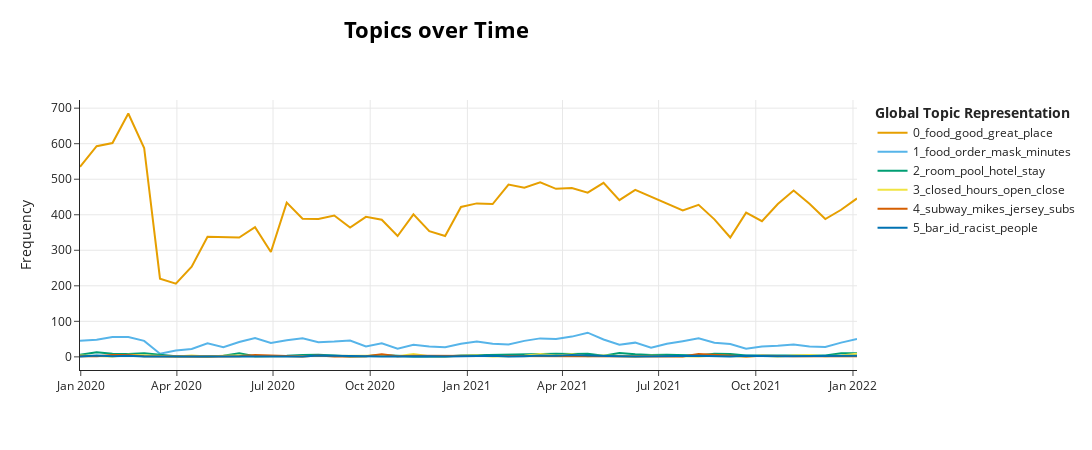

Write notebook code for a chart like this one.
### Markdown cell above
### Code Cell 10: Visualize the topic frequency of the top 6 topics over time with the entire dataset

### Code cell
if 'date' in df.columns:
    df['date'] = pd.to_datetime(df['date'])

    # Generate topics over time data with fewer bins
    topics_over_time = model.topics_over_time(df['text'], df['date'], nr_bins=50)

    # Visualize the top 6 topics over time
    model.visualize_topics_over_time(topics_over_time, top_n_topics=6)
from IPython.display import display
display(model.visualize_topics_over_time(topics_over_time, top_n_topics=6))

### Figure 1 — Plotly figure (JSON) as saved in the notebook; plotly's stock layout.template omitted (floating-point values rounded to 4 significant figures)
{"data": [{"hoverinfo": "text", "hovertext": ["<b>Topic 0</b><br>Words: food, good, place, great, service", "<b>Topic 0</b><br>Words: food, place, good, great, just", "<b>Topic 0</b><br>Words: good, place, food, great, service", "<b>Topic 0</b><br>Words: food, good, place, great, service", "<b>Topic 0</b><br>Words: food, great, good, place, service", "<b>Topic 0</b><br>Words: food, place, great, good, delicious", "<b>Topic 0</b><br>Words: food, great, good, place, pizza", "<b>Topic 0</b><br>Words: food, good, place, great, pizza", "<b>Topic 0</b><br>Words: food, place, good, great, pizza", "<b>Topic 0</b><br>Words: food, good, great, place, pizza", "<b>Topic 0</b><br>Words: food, place, good, great, tucson", "<b>Topic 0</b><br>Words: food, place, great, good, delicious", "<b>Topic 0</b><br>Words: food, place, good, great, delicious", "<b>Topic 0</b><br>Words: food, good, great, place, pizza", "<b>Topic 0</b><br>Words: good, food, great, place, best", "<b>Topic 0</b><br>Words: food, great, place, good, delicious", "<b>Topic 0</b><br>Words: food, good, great, place, service", "<b>Topic 0</b><br>Words: food, good, great, place, delicious", "<b>Topic 0</b><br>Words: food, great, good, place, best", "<b>Topic 0</b><br>Words: food, great, good, place, service", "<b>Topic 0</b><br>Words: food, great, place, good, delicious", "<b>Topic 0</b><br>Words: food, good, great, place, delicious", "<b>Topic 0</b><br>Words: food, great, good, place, delicious", "<b>Topic 0</b><br>Words: food, good, great, place, service", "<b>Topic 0</b><br>Words: food, great, good, place, service", "<b>Topic 0</b><br>Words: food, great, place, good, tucson", "<b>Topic 0</b><br>Words: food, great, place, good, delicious", "<b>Topic 0</b><br>Words: food, great, good, place, delicious", "<b>Topic 0</b><br>Words: food, good, great, place, delicious", "<b>Topic 0</b><br>Words: food, good, great, place, service", "<b>Topic 0</b><br>Words: food, good, great, place, service", "<b>Topic 0</b><br>Words: food, great, good, place, service", "<b>Topic 0</b><br>Words: food, good, great, place, tucson", "<b>Topic 0</b><br>Words: food, good, place, great, delicious", "<b>Topic 0</b><br>Words: food, good, great, place, service", "<b>Topic 0</b><br>Words: food, good, place, great, delicious", "<b>Topic 0</b><br>Words: food, great, good, place, tucson", "<b>Topic 0</b><br>Words: food, great, good, place, service", "<b>Topic 0</b><br>Words: food, great, good, place, service", "<b>Topic 0</b><br>Words: good, food, great, place, tucson", "<b>Topic 0</b><br>Words: food, good, great, place, service", "<b>Topic 0</b><br>Words: food, place, great, good, best", "<b>Topic 0</b><br>Words: food, good, great, place, service", "<b>Topic 0</b><br>Words: food, good, great, place, delicious", "<b>Topic 0</b><br>Words: food, good, place, great, delicious", "<b>Topic 0</b><br>Words: food, good, great, place, delicious", "<b>Topic 0</b><br>Words: food, great, good, place, tucson", "<b>Topic 0</b><br>Words: food, good, great, place, service", "<b>Topic 0</b><br>Words: food, good, great, place, service", "<b>Topic 0</b><br>Words: food, good, great, place, delicious"], "marker": {"color": "#E69F00"}, "mode": "lines", "name": "0_food_good_great_place", "type": "scatter", "x": ["2019-12-31T06:50:03.620000", "2020-01-16T00:43:11.600000", "2020-01-31T00:36:39.200000", "2020-02-15T00:30:06.800000", "2020-03-01T00:23:34.400000", "2020-03-16T00:17:02", "2020-03-31T00:10:29.600000", "2020-04-15T00:03:57.200000", "2020-04-29T23:57:24.800000", "2020-05-14T23:50:52.400000", "2020-05-29T23:44:20", "2020-06-13T23:37:47.600000", "2020-06-28T23:31:15.200000", "2020-07-13T23:24:42.800000", "2020-07-28T23:18:10.400000", "2020-08-12T23:11:38", "2020-08-27T23:05:05.600000", "2020-09-11T22:58:33.200000", "2020-09-26T22:52:00.800000", "2020-10-11T22:45:28.400000", "2020-10-26T22:38:56", "2020-11-10T22:32:23.600000", "2020-11-25T22:25:51.200000", "2020-12-10T22:19:18.800000", "2020-12-25T22:12:46.400000", "2021-01-09T22:06:14", "2021-01-24T21:59:41.600000", "2021-02-08T21:53:09.200000", "2021-02-23T21:46:36.800000", "2021-03-10T21:40:04.400000", "2021-03-25T21:33:32", "2021-04-09T21:26:59.600000", "2021-04-24T21:20:27.200000", "2021-05-09T21:13:54.800000", "2021-05-24T21:07:22.400000", "2021-06-08T21:00:50", "2021-06-23T20:54:17.600000", "2021-07-08T20:47:45.200000", "2021-07-23T20:41:12.800000", "2021-08-07T20:34:40.400000", "2021-08-22T20:28:08", "2021-09-06T20:21:35.600000", "2021-09-21T20:15:03.200000", "2021-10-06T20:08:30.800000", "2021-10-21T20:01:58.400000", "2021-11-05T19:55:26", "2021-11-20T19:48:53.600000", "2021-12-05T19:42:21.200000", "2021-12-20T19:35:48.800000", "2022-01-04T19:29:16.400000"], "y": [535, 593, 602, 685, 588, 220, 206, 254, 338, 336, 336, 365, 295, 434, 389, 388, 398, 364, 394, 386, 340, 401, 354, 340, 422, 432, 430, 485, 476, 491, 473, 475, 462, 490, 441, 470, 451, 432, 412, 428, 387, 336, 406, 382, 430, 468, 431, 388, 414, 446]}, {"hoverinfo": "text", "hovertext": ["<b>Topic 1</b><br>Words: food, minutes, asked, time, table", "<b>Topic 1</b><br>Words: service, food, table, time, order", "<b>Topic 1</b><br>Words: food, minutes, asked, told, service", "<b>Topic 1</b><br>Words: food, service, minutes, books, order", "<b>Topic 1</b><br>Words: minutes, order, food, service, time", "<b>Topic 1</b><br>Words: google, order, coffee, food, manager", "<b>Topic 1</b><br>Words: card, order, food, delivery, pandemic", "<b>Topic 1</b><br>Words: mask, customers, order, food, wearing", "<b>Topic 1</b><br>Words: mask, order, masks, food, wearing", "<b>Topic 1</b><br>Words: masks, said, asked, food, wearing", "<b>Topic 1</b><br>Words: masks, mask, order, food, wearing", "<b>Topic 1</b><br>Words: mask, masks, food, order, told", "<b>Topic 1</b><br>Words: mask, masks, wearing, order, food", "<b>Topic 1</b><br>Words: mask, food, order, timothy, covid", "<b>Topic 1</b><br>Words: mask, food, order, service, wearing", "<b>Topic 1</b><br>Words: food, mask, order, covid, time", "<b>Topic 1</b><br>Words: food, order, minutes, service, came", "<b>Topic 1</b><br>Words: mask, food, order, asked, minutes", "<b>Topic 1</b><br>Words: mask, food, service, covid, order", "<b>Topic 1</b><br>Words: mask, food, order, covid, said", "<b>Topic 1</b><br>Words: said, food, minutes, service, mask", "<b>Topic 1</b><br>Words: covid, food, order, mask, time", "<b>Topic 1</b><br>Words: food, mask, jumper, covid, claim", "<b>Topic 1</b><br>Words: food, covid, order, service, didnt", "<b>Topic 1</b><br>Words: food, order, mask, covid, service", "<b>Topic 1</b><br>Words: mask, food, minutes, service, order", "<b>Topic 1</b><br>Words: food, order, minutes, server, told", "<b>Topic 1</b><br>Words: order, card, minutes, food, service", "<b>Topic 1</b><br>Words: order, food, waitress, service, place", "<b>Topic 1</b><br>Words: order, service, said, food, minutes", "<b>Topic 1</b><br>Words: mask, said, food, minutes, order", "<b>Topic 1</b><br>Words: table, food, order, told, came", "<b>Topic 1</b><br>Words: food, mask, order, server, table", "<b>Topic 1</b><br>Words: food, order, mask, service, minutes", "<b>Topic 1</b><br>Words: order, food, said, manager, asked", "<b>Topic 1</b><br>Words: order, food, minutes, time, table", "<b>Topic 1</b><br>Words: food, napkins, certificate, minutes, order", "<b>Topic 1</b><br>Words: food, service, like, mask, minutes", "<b>Topic 1</b><br>Words: food, order, service, minutes, asked", "<b>Topic 1</b><br>Words: minutes, order, food, asked, service", "<b>Topic 1</b><br>Words: order, food, minutes, time, service", "<b>Topic 1</b><br>Words: order, food, minutes, said, table", "<b>Topic 1</b><br>Words: order, table, food, minutes, asked", "<b>Topic 1</b><br>Words: food, order, said, minutes, service", "<b>Topic 1</b><br>Words: said, food, didnt, order, people", "<b>Topic 1</b><br>Words: minutes, food, order, said, table", "<b>Topic 1</b><br>Words: food, table, told, mask, asked", "<b>Topic 1</b><br>Words: food, server, order, minutes, service", "<b>Topic 1</b><br>Words: food, mask, told, service, order", "<b>Topic 1</b><br>Words: mask, order, food, said, asked"], "marker": {"color": "#56B4E9"}, "mode": "lines", "name": "1_food_order_mask_minutes", "type": "scatter", "x": ["2019-12-31T06:50:03.620000", "2020-01-16T00:43:11.600000", "2020-01-31T00:36:39.200000", "2020-02-15T00:30:06.800000", "2020-03-01T00:23:34.400000", "2020-03-16T00:17:02", "2020-03-31T00:10:29.600000", "2020-04-15T00:03:57.200000", "2020-04-29T23:57:24.800000", "2020-05-14T23:50:52.400000", "2020-05-29T23:44:20", "2020-06-13T23:37:47.600000", "2020-06-28T23:31:15.200000", "2020-07-13T23:24:42.800000", "2020-07-28T23:18:10.400000", "2020-08-12T23:11:38", "2020-08-27T23:05:05.600000", "2020-09-11T22:58:33.200000", "2020-09-26T22:52:00.800000", "2020-10-11T22:45:28.400000", "2020-10-26T22:38:56", "2020-11-10T22:32:23.600000", "2020-11-25T22:25:51.200000", "2020-12-10T22:19:18.800000", "2020-12-25T22:12:46.400000", "2021-01-09T22:06:14", "2021-01-24T21:59:41.600000", "2021-02-08T21:53:09.200000", "2021-02-23T21:46:36.800000", "2021-03-10T21:40:04.400000", "2021-03-25T21:33:32", "2021-04-09T21:26:59.600000", "2021-04-24T21:20:27.200000", "2021-05-09T21:13:54.800000", "2021-05-24T21:07:22.400000", "2021-06-08T21:00:50", "2021-06-23T20:54:17.600000", "2021-07-08T20:47:45.200000", "2021-07-23T20:41:12.800000", "2021-08-07T20:34:40.400000", "2021-08-22T20:28:08", "2021-09-06T20:21:35.600000", "2021-09-21T20:15:03.200000", "2021-10-06T20:08:30.800000", "2021-10-21T20:01:58.400000", "2021-11-05T19:55:26", "2021-11-20T19:48:53.600000", "2021-12-05T19:42:21.200000", "2021-12-20T19:35:48.800000", "2022-01-04T19:29:16.400000"], "y": [45, 48, 56, 56, 45, 9, 18, 22, 38, 27, 42, 53, 39, 47, 52, 41, 43, 46, 29, 38, 23, 34, 29, 27, 37, 43, 37, 35, 45, 52, 50, 57, 68, 49, 34, 40, 26, 37, 44, 52, 40, 36, 23, 29, 31, 35, 29, 28, 40, 50]}, {"hoverinfo": "text", "hovertext": ["<b>Topic 2</b><br>Words: room, hotel, conference, pool, just", "<b>Topic 2</b><br>Words: room, motel, shower, hotel, stay", "<b>Topic 2</b><br>Words: omni, room, water, shower, stay", "<b>Topic 2</b><br>Words: casino, room, rooms, hotel, stay", "<b>Topic 2</b><br>Words: casino, room, pool, stay, hotel", "<b>Topic 2</b><br>Words: pillows, movie, room, movies, stay", "<b>Topic 2</b><br>Words: tickets, movie, really, divorced, drafthouse", "<b>Topic 2</b><br>Words: istanbul, windshield, consuming, feel, qt", "<b>Topic 2</b><br>Words: seating, reserve, movie, popcorn, meet", "<b>Topic 2</b><br>Words: spa, room, pool, cabana, husband", "<b>Topic 2</b><br>Words: room, hotel, blankets, resort, marriott", "<b>Topic 2</b><br>Words: pool, room, lobby, driveway, hotel", "<b>Topic 2</b><br>Words: pool, stay, carpetsdeep, shutters, renovate", "<b>Topic 2</b><br>Words: pool, roofs, caulking, 2yrs, parrilla", "<b>Topic 2</b><br>Words: room, resort, stay, hotel, night", "<b>Topic 2</b><br>Words: room, pool, stay, hotel, desk", "<b>Topic 2</b><br>Words: room, stay, pool, resort, hotel", "<b>Topic 2</b><br>Words: popcorn, movie, shirts, informed, roadhouse", "<b>Topic 2</b><br>Words: movie, tenet, saran, actors, bums", "<b>Topic 2</b><br>Words: roadhouse, tshirt, theater, theaters, popcorn", "<b>Topic 2</b><br>Words: room, open, useful, fitness, carpets", "<b>Topic 2</b><br>Words: hotel, luxurious, pool, item, security", "<b>Topic 2</b><br>Words: pennywise, deter, flan, speedway, signs", "<b>Topic 2</b><br>Words: machines, laundry, wifi, fixed, broken", "<b>Topic 2</b><br>Words: rooms, pool, room, carpets, area", "<b>Topic 2</b><br>Words: room, pool, wipes, stay, switches", "<b>Topic 2</b><br>Words: resort, casinos, casino, nature, hotel", "<b>Topic 2</b><br>Words: room, loews, stay, hotel, resort", "<b>Topic 2</b><br>Words: room, stay, dirty, pool, hotel", "<b>Topic 2</b><br>Words: room, pool, rooms, hotel, night", "<b>Topic 2</b><br>Words: room, stay, pool, roadhouse, hotel", "<b>Topic 2</b><br>Words: pool, room, hotel, bed, stayed", "<b>Topic 2</b><br>Words: room, hotel, casino, entrance, desk", "<b>Topic 2</b><br>Words: pool, spa, nail, girlfriends, desk", "<b>Topic 2</b><br>Words: pool, resort, theatre, room, towels", "<b>Topic 2</b><br>Words: security, room, casino, hotel, stay", "<b>Topic 2</b><br>Words: pool, hotel, room, rooms, stay", "<b>Topic 2</b><br>Words: pool, movie, hotel, resort, stay", "<b>Topic 2</b><br>Words: pool, hotel, room, casino, popcorn", "<b>Topic 2</b><br>Words: hotel, falling, lumped, placebathroom, dayshad", "<b>Topic 2</b><br>Words: hotel, room, rooms, pool, movie", "<b>Topic 2</b><br>Words: popcorn, pool, movie, rooms, room", "<b>Topic 2</b><br>Words: room, rooms, hotel, property, cars", "<b>Topic 2</b><br>Words: room, movie, roadhouse, seats, spa", "<b>Topic 2</b><br>Words: casino, pool, room, estrella, parking", "<b>Topic 2</b><br>Words: movie, popcorn, seats, rooms, room", "<b>Topic 2</b><br>Words: room, pumps, spa, property, pool", "<b>Topic 2</b><br>Words: room, hotel, bathroom, clean, stain", "<b>Topic 2</b><br>Words: room, movie, rooms, hotel, resort", "<b>Topic 2</b><br>Words: room, spa, resort, locker, hotel"], "marker": {"color": "#009E73"}, "mode": "lines", "name": "2_room_pool_hotel_stay", "type": "scatter", "x": ["2019-12-31T06:50:03.620000", "2020-01-16T00:43:11.600000", "2020-01-31T00:36:39.200000", "2020-02-15T00:30:06.800000", "2020-03-01T00:23:34.400000", "2020-03-16T00:17:02", "2020-03-31T00:10:29.600000", "2020-04-15T00:03:57.200000", "2020-04-29T23:57:24.800000", "2020-05-14T23:50:52.400000", "2020-05-29T23:44:20", "2020-06-13T23:37:47.600000", "2020-06-28T23:31:15.200000", "2020-07-13T23:24:42.800000", "2020-07-28T23:18:10.400000", "2020-08-12T23:11:38", "2020-08-27T23:05:05.600000", "2020-09-11T22:58:33.200000", "2020-09-26T22:52:00.800000", "2020-10-11T22:45:28.400000", "2020-10-26T22:38:56", "2020-11-10T22:32:23.600000", "2020-11-25T22:25:51.200000", "2020-12-10T22:19:18.800000", "2020-12-25T22:12:46.400000", "2021-01-09T22:06:14", "2021-01-24T21:59:41.600000", "2021-02-08T21:53:09.200000", "2021-02-23T21:46:36.800000", "2021-03-10T21:40:04.400000", "2021-03-25T21:33:32", "2021-04-09T21:26:59.600000", "2021-04-24T21:20:27.200000", "2021-05-09T21:13:54.800000", "2021-05-24T21:07:22.400000", "2021-06-08T21:00:50", "2021-06-23T20:54:17.600000", "2021-07-08T20:47:45.200000", "2021-07-23T20:41:12.800000", "2021-08-07T20:34:40.400000", "2021-08-22T20:28:08", "2021-09-06T20:21:35.600000", "2021-09-21T20:15:03.200000", "2021-10-06T20:08:30.800000", "2021-10-21T20:01:58.400000", "2021-11-05T19:55:26", "2021-11-20T19:48:53.600000", "2021-12-05T19:42:21.200000", "2021-12-20T19:35:48.800000", "2022-01-04T19:29:16.400000"], "y": [6, 13, 9, 8, 10, 5, 2, 2, 1, 3, 10, 2, 2, 3, 5, 6, 4, 1, 2, 5, 3, 1, 2, 1, 4, 5, 4, 7, 8, 9, 9, 8, 9, 3, 11, 7, 5, 6, 4, 4, 9, 8, 4, 4, 6, 4, 6, 4, 10, 10]}, {"hoverinfo": "text", "hovertext": ["<b>Topic 3</b><br>Words: hours, closed, open, doorbell, door", "<b>Topic 3</b><br>Words: hours, says, closed, gifiggiiggigiigdyufjgi, 12pmto", "<b>Topic 3</b><br>Words: lease, fenced, bummer, posted, closed", "<b>Topic 3</b><br>Words: close, door, closed, hours, open", "<b>Topic 3</b><br>Words: closing, close, closed, hours, open", "<b>Topic 3</b><br>Words: 1111, implied, open, website, bait", "<b>Topic 3</b><br>Words: closed, pm, hours, open, va", "<b>Topic 3</b><br>Words: ladies, 8am, kudos, wanna, yall", "<b>Topic 3</b><br>Words: open, mall, closed, door, stores", "<b>Topic 3</b><br>Words: closed, close, says, signage, 20", "<b>Topic 3</b><br>Words: closed, driveway, renovations, disconnected, permanently", "<b>Topic 3</b><br>Words: closed, temporarily, holiday, says, website", "<b>Topic 3</b><br>Words: idc, backhalf, ticketsstaff, goings, attendance", "<b>Topic 3</b><br>Words: closed, hours, smoke, break, shirt", "<b>Topic 3</b><br>Words: line, open, closed, employees, fast", "<b>Topic 3</b><br>Words: closed, falll, open, redo, shut", "<b>Topic 3</b><br>Words: closed, hours, 11, says, lobby", "<b>Topic 3</b><br>Words: closed, 1pm, told, know, pm", "<b>Topic 3</b><br>Words: yall, closed, location, trespassing, twisted", "<b>Topic 3</b><br>Words: door, closed, 928pm, goggles, sarcasm", "<b>Topic 3</b><br>Words: closed, hours, veterans, sign, open", "<b>Topic 3</b><br>Words: crates, blocked, locked, ignore, hours", "<b>Topic 3</b><br>Words: 403pm, customer, car, oxtails, closed", "<b>Topic 3</b><br>Words: neon, permanently, closed, 101, irritated", "<b>Topic 3</b><br>Words: 24, hours, reboot, inexcusable, going", "<b>Topic 3</b><br>Words: losing, 1520, offering, takes, open", "<b>Topic 3</b><br>Words: closed, 1000, pm, closes, business", "<b>Topic 3</b><br>Words: 222pm, 11pm, closes, open, closing", "<b>Topic 3</b><br>Words: closed, drive, open, closing, window", "<b>Topic 3</b><br>Words: slowest, unlock, pronto, 1040, contributing", "<b>Topic 3</b><br>Words: hours, open, closed, incorrect, announced", "<b>Topic 3</b><br>Words: closed, hours, midnight, open, 830", "<b>Topic 3</b><br>Words: closed, open, 854pm, hours, door", "<b>Topic 3</b><br>Words: hours, rebooting, said, oclock, closed", "<b>Topic 3</b><br>Words: 825pm, curt, 9pm, eager, hours", "<b>Topic 3</b><br>Words: hours, closed, noon, close, 1115pm", "<b>Topic 3</b><br>Words: closed, pm, open, says, 904pm", "<b>Topic 3</b><br>Words: closed, open, noon, tomorrow, honest", "<b>Topic 3</b><br>Words: closed, website, 823, 82, notified", "<b>Topic 3</b><br>Words: closing, hours, open, closed, doors", "<b>Topic 3</b><br>Words: dt, online, midnight, closed, anchovies", "<b>Topic 3</b><br>Words: drive, longgggggg, slowest, people, gentleman", "<b>Topic 3</b><br>Words: hours, closed, open, window, apparently", "<b>Topic 3</b><br>Words: 800, serverhostess, 745am, open, minuets", "<b>Topic 3</b><br>Words: 112pm, closed, hours, veterans, military", "<b>Topic 3</b><br>Words: hours, closed, open, update, apple", "<b>Topic 3</b><br>Words: closed, operation, stacked, 400, reopen", "<b>Topic 3</b><br>Words: closed, open, hours, close, closing", "<b>Topic 3</b><br>Words: closed, hours, open, business, sign"], "marker": {"color": "#F0E442"}, "mode": "lines", "name": "3_closed_hours_open_close", "type": "scatter", "x": ["2019-12-31T06:50:03.620000", "2020-01-16T00:43:11.600000", "2020-01-31T00:36:39.200000", "2020-02-15T00:30:06.800000", "2020-03-01T00:23:34.400000", "2020-03-31T00:10:29.600000", "2020-04-15T00:03:57.200000", "2020-04-29T23:57:24.800000", "2020-05-14T23:50:52.400000", "2020-05-29T23:44:20", "2020-06-13T23:37:47.600000", "2020-06-28T23:31:15.200000", "2020-07-13T23:24:42.800000", "2020-07-28T23:18:10.400000", "2020-08-12T23:11:38", "2020-08-27T23:05:05.600000", "2020-09-11T22:58:33.200000", "2020-09-26T22:52:00.800000", "2020-10-11T22:45:28.400000", "2020-10-26T22:38:56", "2020-11-10T22:32:23.600000", "2020-11-25T22:25:51.200000", "2020-12-10T22:19:18.800000", "2020-12-25T22:12:46.400000", "2021-01-09T22:06:14", "2021-01-24T21:59:41.600000", "2021-02-08T21:53:09.200000", "2021-02-23T21:46:36.800000", "2021-03-10T21:40:04.400000", "2021-03-25T21:33:32", "2021-04-09T21:26:59.600000", "2021-04-24T21:20:27.200000", "2021-05-09T21:13:54.800000", "2021-05-24T21:07:22.400000", "2021-06-08T21:00:50", "2021-06-23T20:54:17.600000", "2021-07-08T20:47:45.200000", "2021-07-23T20:41:12.800000", "2021-08-07T20:34:40.400000", "2021-08-22T20:28:08", "2021-09-06T20:21:35.600000", "2021-09-21T20:15:03.200000", "2021-10-06T20:08:30.800000", "2021-10-21T20:01:58.400000", "2021-11-05T19:55:26", "2021-11-20T19:48:53.600000", "2021-12-05T19:42:21.200000", "2021-12-20T19:35:48.800000", "2022-01-04T19:29:16.400000"], "y": [4, 3, 1, 6, 5, 1, 4, 1, 3, 4, 2, 2, 1, 2, 2, 2, 3, 3, 4, 2, 8, 2, 2, 2, 4, 1, 3, 3, 8, 4, 7, 2, 4, 3, 1, 3, 3, 3, 1, 4, 3, 1, 3, 1, 4, 5, 2, 4, 9]}, {"hoverinfo": "text", "hovertext": ["<b>Topic 4</b><br>Words: subway, sandwich, fastquickgood, line, fast", "<b>Topic 4</b><br>Words: jersey, mikes, subway, grubhub, ikes", "<b>Topic 4</b><br>Words: subway, mikes, jersey, elderly, lady", "<b>Topic 4</b><br>Words: subway, sandwich, subs, mikes, jersey", "<b>Topic 4</b><br>Words: stats, subway, mikes, jersey, nicer", "<b>Topic 4</b><br>Words: arron, subway, vehicle, fav, lobby", "<b>Topic 4</b><br>Words: theyreokay, freshes, gotten, subway, conveniently", "<b>Topic 4</b><br>Words: subway, consistentlettuce, wifethen, debditto, fifteenplus", "<b>Topic 4</b><br>Words: subs, tipping, making, subway, sub", "<b>Topic 4</b><br>Words: mikes, jersey, subway, pita, subs", "<b>Topic 4</b><br>Words: mikes, opened, jersey, changes, visits", "<b>Topic 4</b><br>Words: subway, postal, bmt, sandwich, umbrellas", "<b>Topic 4</b><br>Words: subway, mikes, jersey, maureen, sub", "<b>Topic 4</b><br>Words: mikes, jersey, beforebut, timethe, jeep", "<b>Topic 4</b><br>Words: premium, mikes, jersey, quality, fallen", "<b>Topic 4</b><br>Words: subway, mikes, jersey, subs, marriotts", "<b>Topic 4</b><br>Words: subway, mikes, jersey, subs, sub", "<b>Topic 4</b><br>Words: mikes, jersey, subway, rung, tent", "<b>Topic 4</b><br>Words: subway, mikes, jersey, bag, plastic", "<b>Topic 4</b><br>Words: subs, subway, sub, mikes, jersey", "<b>Topic 4</b><br>Words: greatfresh, mikes, jersey, subs, bread", "<b>Topic 4</b><br>Words: mikes, jersey, regardless, renders, muzzle", "<b>Topic 4</b><br>Words: subway, mikes, jersey, margo, jennifer", "<b>Topic 4</b><br>Words: wanted, 1140am, subway, feb, frustrated", "<b>Topic 4</b><br>Words: firehouse, subs, mikes, jersey, colddirectly", "<b>Topic 4</b><br>Words: subway, pulled, subs, supervision, firehouse", "<b>Topic 4</b><br>Words: mikes, jersey, location, high, trade", "<b>Topic 4</b><br>Words: subway, morning, early, printed, location", "<b>Topic 4</b><br>Words: jersey, mikes, subs, native, feels", "<b>Topic 4</b><br>Words: subs, michaels, mikes, jersey, war", "<b>Topic 4</b><br>Words: mikes, subs, jersey, sub, southwest", "<b>Topic 4</b><br>Words: softball, tournament, sandwich, mikes, jersey", "<b>Topic 4</b><br>Words: subway, mikes, jersey, alyssa, subs", "<b>Topic 4</b><br>Words: subway, mask, employees, load, puts", "<b>Topic 4</b><br>Words: subway, subs, subways, store, cleanest", "<b>Topic 4</b><br>Words: mikes, subway, jersey, nate, subs", "<b>Topic 4</b><br>Words: subway, parasitic, personalitys, marshal, sahurita", "<b>Topic 4</b><br>Words: sub, subs, subway, bacon, mayo", "<b>Topic 4</b><br>Words: subway, employees, evenly, applied, discounts", "<b>Topic 4</b><br>Words: mikes, jersey, subway, subs, sub"], "marker": {"color": "#D55E00"}, "mode": "lines", "name": "4_subway_mikes_jersey_subs", "type": "scatter", "x": ["2019-12-31T06:50:03.620000", "2020-01-16T00:43:11.600000", "2020-01-31T00:36:39.200000", "2020-02-15T00:30:06.800000", "2020-03-01T00:23:34.400000", "2020-03-16T00:17:02", "2020-04-15T00:03:57.200000", "2020-04-29T23:57:24.800000", "2020-05-29T23:44:20", "2020-06-13T23:37:47.600000", "2020-07-13T23:24:42.800000", "2020-07-28T23:18:10.400000", "2020-08-12T23:11:38", "2020-08-27T23:05:05.600000", "2020-09-11T22:58:33.200000", "2020-09-26T22:52:00.800000", "2020-10-11T22:45:28.400000", "2020-10-26T22:38:56", "2020-11-10T22:32:23.600000", "2020-12-10T22:19:18.800000", "2020-12-25T22:12:46.400000", "2021-01-09T22:06:14", "2021-01-24T21:59:41.600000", "2021-02-08T21:53:09.200000", "2021-02-23T21:46:36.800000", "2021-04-24T21:20:27.200000", "2021-05-09T21:13:54.800000", "2021-05-24T21:07:22.400000", "2021-06-08T21:00:50", "2021-06-23T20:54:17.600000", "2021-07-08T20:47:45.200000", "2021-07-23T20:41:12.800000", "2021-08-07T20:34:40.400000", "2021-09-06T20:21:35.600000", "2021-09-21T20:15:03.200000", "2021-10-06T20:08:30.800000", "2021-10-21T20:01:58.400000", "2021-11-05T19:55:26", "2021-12-20T19:35:48.800000", "2022-01-04T19:29:16.400000"], "y": [2, 2, 5, 5, 2, 1, 1, 1, 2, 5, 1, 1, 4, 1, 1, 2, 7, 2, 3, 3, 1, 1, 2, 1, 1, 1, 1, 1, 1, 2, 3, 1, 8, 2, 1, 3, 2, 2, 2, 2]}, {"hoverinfo": "text", "hovertext": ["<b>Topic 5</b><br>Words: bar, standing, 15, 65, served", "<b>Topic 5</b><br>Words: bar, female, 116, 56, bartenders", "<b>Topic 5</b><br>Words: elderly, obvious, 201, redhaired, cappuccinos", "<b>Topic 5</b><br>Words: fake, quiet, 21620, buy, id", "<b>Topic 5</b><br>Words: brother, iif, nancy, snatched, judged", "<b>Topic 5</b><br>Words: manger, messengerpapper, happend, dillon, lobsters", "<b>Topic 5</b><br>Words: verify, business, order, brewerytap, confusedobviously", "<b>Topic 5</b><br>Words: racist, girls, sister, white, outside", "<b>Topic 5</b><br>Words: accent, unfair, repeating, racist, poorly", "<b>Topic 5</b><br>Words: bartender, cluster, bar, couple, 330", "<b>Topic 5</b><br>Words: marvin, gay, newsflash, muslims, people", "<b>Topic 5</b><br>Words: emily, alex, theyll, feel, prevalent", "<b>Topic 5</b><br>Words: bar, barros, family, tipping, bartender", "<b>Topic 5</b><br>Words: bar, youre, thats, like, fancy", "<b>Topic 5</b><br>Words: rude, refused, tpd, carded, id", "<b>Topic 5</b><br>Words: ids, friends, crowd, situation, menus", "<b>Topic 5</b><br>Words: people, inside, rule, witnessed, member", "<b>Topic 5</b><br>Words: id, ids, andrew, teachers, treated", "<b>Topic 5</b><br>Words: guard, security, girl, bar, racism", "<b>Topic 5</b><br>Words: license, treated, sister, weekendkeep, bar", "<b>Topic 5</b><br>Words: bar, white, let, daughter, restaurant", "<b>Topic 5</b><br>Words: flask, rummaging, awful, racist, appearances", "<b>Topic 5</b><br>Words: racist, fix, racism, bartender, respectful", "<b>Topic 5</b><br>Words: bouncer, legal, breakfast, friends, racist", "<b>Topic 5</b><br>Words: just, don, bar, place, people", "<b>Topic 5</b><br>Words: menus, showed, bar, rest, id", "<b>Topic 5</b><br>Words: bouncer, allowed, im, bartender, worksi", "<b>Topic 5</b><br>Words: bartender, condensation, duct, managment, pee", "<b>Topic 5</b><br>Words: mgr, bartender, sound, drink, ask", "<b>Topic 5</b><br>Words: bar, bartender, unattended, bartenders, life", "<b>Topic 5</b><br>Words: correctwouldnt, racistshe, gangbanger, attacks, trans", "<b>Topic 5</b><br>Words: louder, noise, tvs, little, 445", "<b>Topic 5</b><br>Words: hispanics, treated, today, intreacted, yery", "<b>Topic 5</b><br>Words: objected, arrested, ids, bouncers, youtube", "<b>Topic 5</b><br>Words: teenagerstheir, nowim, immediatelythey, minorities, race", "<b>Topic 5</b><br>Words: francis, donna, imposing, bull, 5000", "<b>Topic 5</b><br>Words: sober, bathroom, completely, guards, olds", "<b>Topic 5</b><br>Words: privileged, creepy, white, bar, gay", "<b>Topic 5</b><br>Words: women, sean, color, clenched, fists"], "marker": {"color": "#0072B2"}, "mode": "lines", "name": "5_bar_id_racist_people", "type": "scatter", "x": ["2019-12-31T06:50:03.620000", "2020-01-16T00:43:11.600000", "2020-01-31T00:36:39.200000", "2020-02-15T00:30:06.800000", "2020-03-01T00:23:34.400000", "2020-03-16T00:17:02", "2020-04-29T23:57:24.800000", "2020-05-29T23:44:20", "2020-06-13T23:37:47.600000", "2020-06-28T23:31:15.200000", "2020-07-13T23:24:42.800000", "2020-07-28T23:18:10.400000", "2020-08-12T23:11:38", "2020-08-27T23:05:05.600000", "2020-10-11T22:45:28.400000", "2020-11-25T22:25:51.200000", "2020-12-10T22:19:18.800000", "2021-01-24T21:59:41.600000", "2021-02-08T21:53:09.200000", "2021-02-23T21:46:36.800000", "2021-03-10T21:40:04.400000", "2021-03-25T21:33:32", "2021-04-09T21:26:59.600000", "2021-04-24T21:20:27.200000", "2021-05-09T21:13:54.800000", "2021-05-24T21:07:22.400000", "2021-06-08T21:00:50", "2021-06-23T20:54:17.600000", "2021-07-08T20:47:45.200000", "2021-07-23T20:41:12.800000", "2021-08-07T20:34:40.400000", "2021-09-06T20:21:35.600000", "2021-09-21T20:15:03.200000", "2021-10-21T20:01:58.400000", "2021-11-05T19:55:26", "2021-11-20T19:48:53.600000", "2021-12-05T19:42:21.200000", "2021-12-20T19:35:48.800000", "2022-01-04T19:29:16.400000"], "y": [1, 4, 2, 3, 1, 1, 1, 2, 1, 1, 2, 1, 4, 3, 1, 2, 1, 3, 1, 2, 4, 3, 5, 4, 4, 2, 1, 2, 3, 2, 3, 1, 3, 2, 2, 1, 1, 3, 3]}], "layout": {"height": 450, "hoverlabel": {"bgcolor": "white", "font": {"family": "Rockwell", "size": 16}}, "legend": {"title": {"text": "<b>Global Topic Representation"}}, "title": {"font": {"color": "Black", "size": 22}, "text": "<b>Topics over Time</b>", "x": 0.4, "xanchor": "center", "y": 0.95, "yanchor": "top"}, "width": 1250, "xaxis": {"autorange": true, "range": ["2019-12-31 06:50:03.62", "2022-01-04 19:29:16.4"], "showgrid": true, "type": "date"}, "yaxis": {"autorange": true, "range": [-37, 723], "showgrid": true, "title": {"text": "Frequency"}, "type": "linear"}}}
